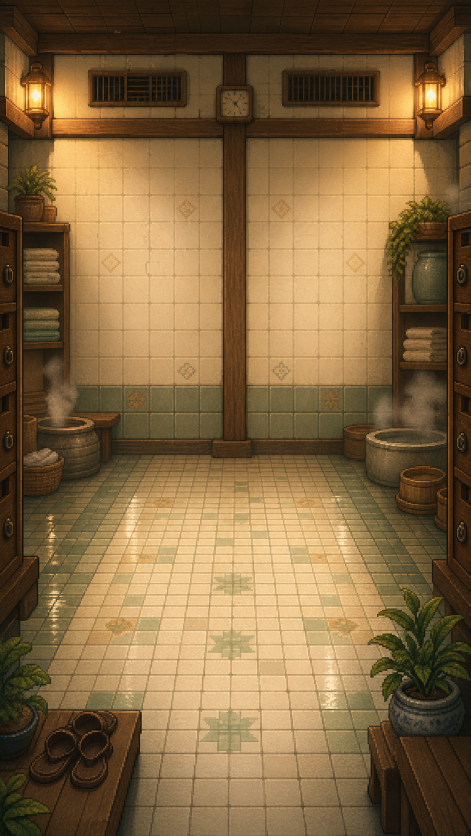
#> input picture just-one-round/assets/source/imagegen/bathhouse_sort/background/raw-background.png, 941 x 1672 px, found by its file name (shown at 1/2 size)
$ python process_apple_game_v2_phone_background.py
#> lines starting #> are read from the running program, lines starting #| are printed output that depends on the picture
import json
import shutil
from pathlib import Path

from PIL import Image, ImageDraw, ImageFont


ROOT = Path(__file__).resolve().parents[1]
GENERATED = Path(
    "/Users/saulpark/.codex/generated_images/"
    "019f93be-bc77-7a53-bd07-0c7171ae892c/"
    "call_WULvL64EhYCSSZio4lCfDGNX.png"
)
SOURCE = ROOT / "assets/source/imagegen/apple_game_v2/background_phone_overscan"
RUNTIME = ROOT / "assets/images/apple_game_v2/apple_game_background.png"

RUNTIME_SIZE = (408, 880)
WORLD_RECT = (-24, -80, 384, 800)
SAFE_CORE = (0, 0, 360, 720)
MAX_PHONE_VIEWPORT = (0, -60, 360, 780)
FONT = ROOT / "assets/fonts/Galmuri11-Bold.ttf"


def main() -> None:
    SOURCE.mkdir(parents=True, exist_ok=True)
    raw_copy = SOURCE / "raw-background.png"
    shutil.copy2(GENERATED, raw_copy)

    raw = Image.open(raw_copy).convert("RGB")
#> raw is the input picture: PIL image 941x1672 RGB; mean R, G, B 130.6, 102.8, 64.5
    target_ratio = RUNTIME_SIZE[0] / RUNTIME_SIZE[1]
    crop_height = round(raw.width / target_ratio)
#> crop_height = 2030
    crop_top = (raw.height - crop_height) // 2
#> crop_top = -179
    crop_box = (0, crop_top, raw.width, crop_top + crop_height)
#> crop_box = (0, -179, 941, 1851)
    cropped = raw.crop(crop_box)
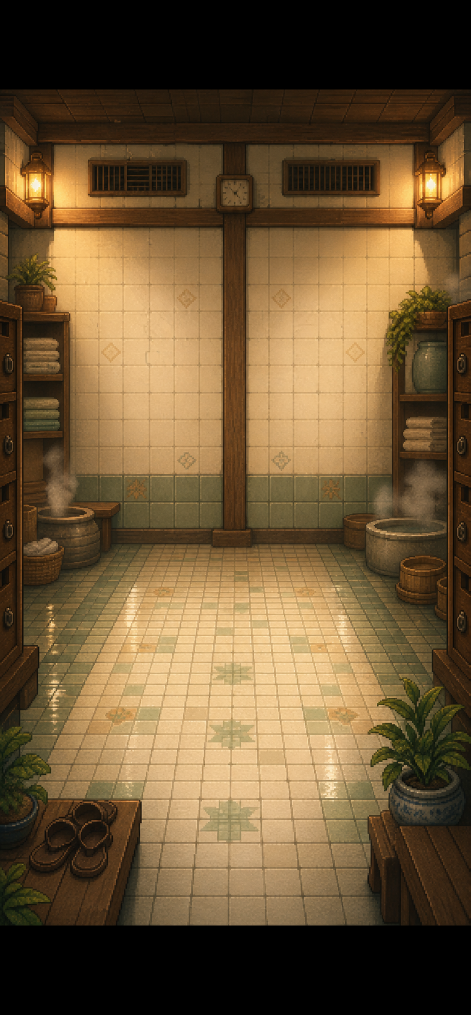
#> cropped: PIL image 941x2030 RGB (shown at 1/2 size); mean R, G, B 107.6, 84.6, 53.2
    background = cropped.resize(RUNTIME_SIZE, Image.Resampling.NEAREST)
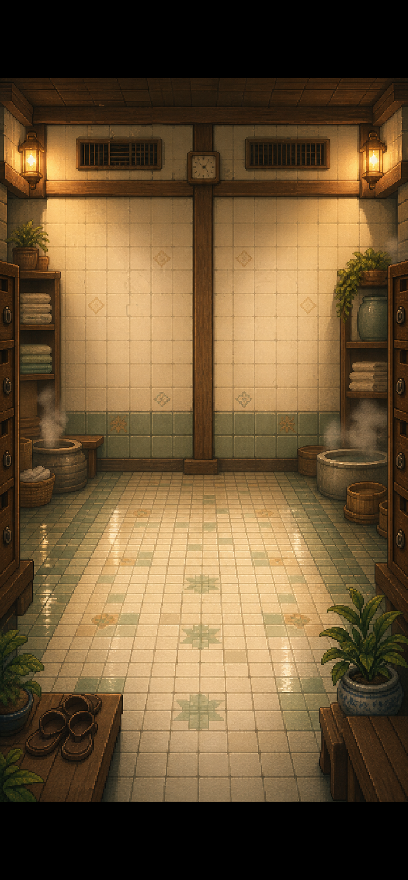
#> background: PIL image 408x880 RGB; mean R, G, B 107.6, 84.7, 53.2
    background.save(RUNTIME)

    qc = SOURCE / "qc"
    qc.mkdir(exist_ok=True)
    background.resize((816, 1760), Image.Resampling.NEAREST).save(
        qc / "apple_game_background_2x.png"
    )
    _write_gameplay_previews(background, qc)

    metadata = {
        "raw": str(raw_copy),
        "runtime": str(RUNTIME),
        "rawSize": list(raw.size),
        "sourceCrop": list(crop_box),
        "runtimeSize": list(RUNTIME_SIZE),
        "sampling": "nearest-neighbor",
        "worldRect": list(WORLD_RECT),
        "gameplaySafeCore": list(SAFE_CORE),
        "maximumTargetViewport": list(MAX_PHONE_VIEWPORT),
        "cameraCenter": [180, 360],
        "supportedPortraitAspectRatios": ["16:9", "21:9"],
        "scopeExceptions": [
            "foldable unfolded displays",
            "flip cover displays",
            "tablets",
        ],
    }
    (SOURCE / "pipeline-meta.json").write_text(
        json.dumps(metadata, ensure_ascii=False, indent=2) + "\n",
        encoding="utf-8",
    )


def _write_gameplay_previews(background: Image.Image, qc: Path) -> None:
#> (the run stopped early here; a loop or call above may not have finished)

$ run again, with just-one-round/assets/source/imagegen/bathhouse_sort/animal_guests/raw-sheet.png copied over just-one-round/assets/source/imagegen/bathhouse_sort/background/raw-background.png
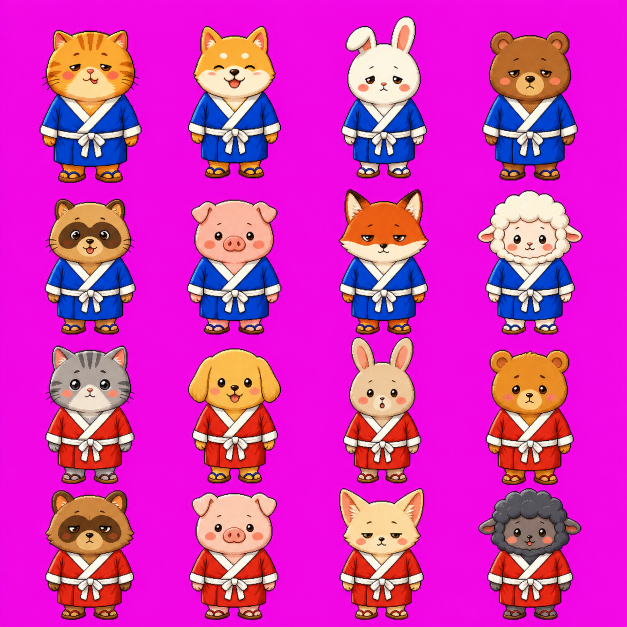
#> input picture just-one-round/assets/source/imagegen/bathhouse_sort/animal_guests/raw-sheet.png, 1254 x 1254 px, found by its file name (shown at 1/2 size)
#> in main, raw is the input picture: PIL image 1254x1254 RGB; mean R, G, B 212.1, 53, 182.7
#> in main, `cropped = raw.crop(crop_box)`:
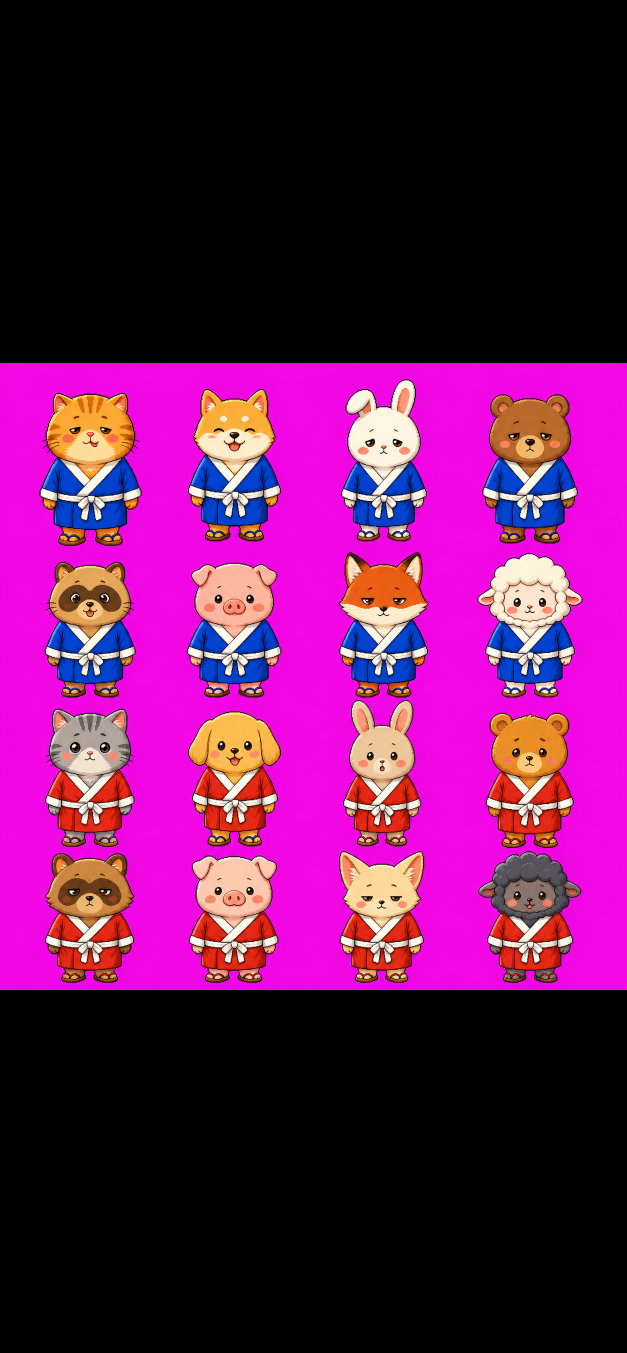
#> cropped: PIL image 1254x2705 RGB (shown at 1/2 size); mean R, G, B 98.3, 24.6, 84.7
#> in main, `background = cropped.resize(RUNTIME_SIZE, Image.Resampling.NEAREST)`:
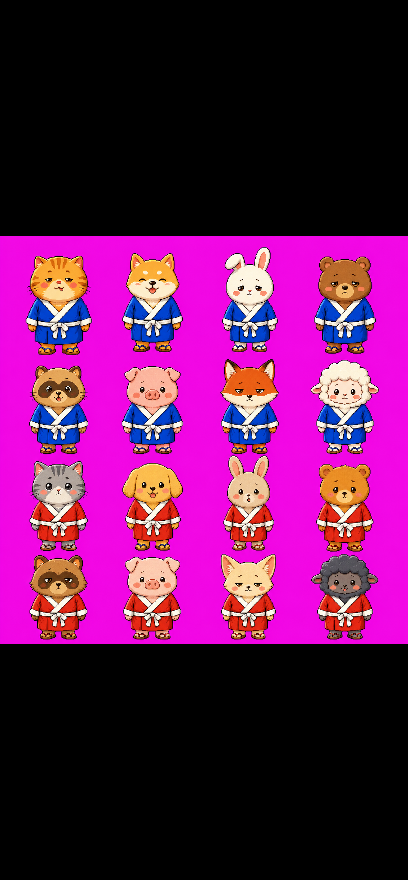
#> background: PIL image 408x880 RGB; mean R, G, B 98.3, 24.5, 84.7
